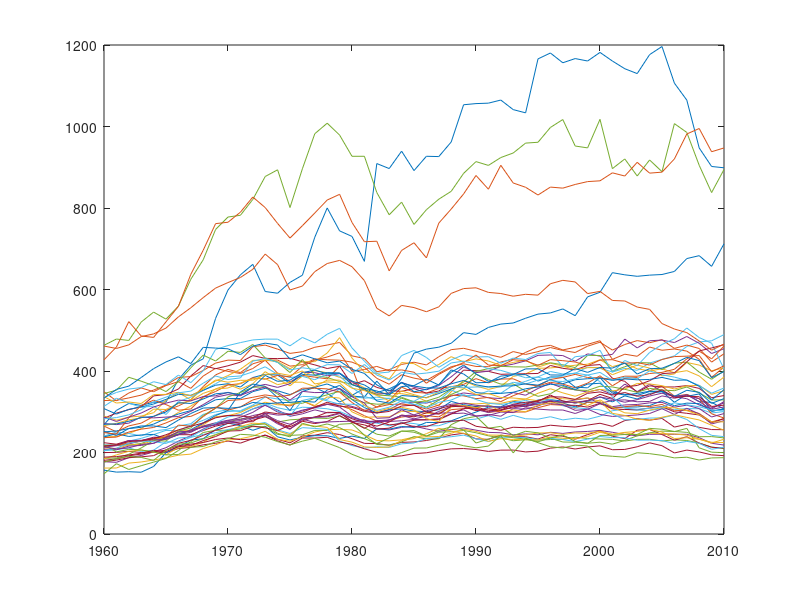

Reproduce this figure in MATLAB.
#!/usr/bin/octave -qf

%use_all_btu = csvread("use_all_btu.csv");

years = 1960:2010;

tpopp = csvread("tpopp.csv")(2:end,:) * 1000;
tetcb = csvread("tetcb.csv")(2:end,:) * 1000;

percap = tetcb./tpopp;


%figure
%plot(years,flipud(rot90(tpopp)))

%figure
%plot(years,flipud(rot90(tetcb)))

figure; plot(years,flipud(rot90(percap)))

printf("Press any key to exit...\n");
pause;
